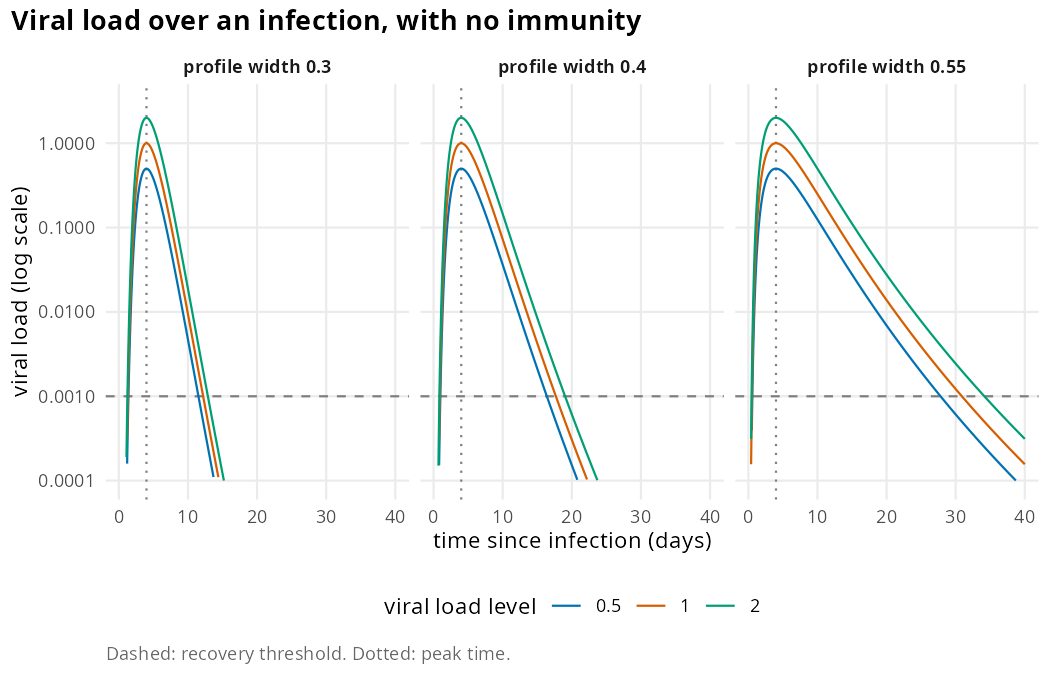

This chart was generated by the following R code:
# Expected: viral load is zero at infection, peaks at the peak time
# (4 days) at a height set by the viral load level, and declines
# symmetrically in log time. Wider profiles rise earlier and last longer.
# Infections end when viral load falls below the recovery threshold after
# the peak, so higher viral load levels and wider profiles give longer
# infections.

source("reports/theme.R")

draws <- read_draws("viral_load")
draws <- draws[draws$viral_load > 0, ]

figure <- ggplot(draws, aes(time_since_infection, viral_load,
                            colour = factor(viral_load_level))) +
  geom_hline(aes(yintercept = recovery_threshold), linetype = "dashed",
             colour = "grey50") +
  geom_vline(aes(xintercept = peak_time), linetype = "dotted",
             colour = "grey50") +
  geom_line() +
  facet_wrap(~ paste("profile width", profile_width)) +
  scale_y_log10(limits = c(1e-4, 3), labels = scales::label_number()) +
  labs(x = "time since infection (days)", y = "viral load (log scale)",
       colour = "viral load level",
       title = "Viral load over an infection, with no immunity",
       caption = paste("Dashed: recovery threshold.",
                       "Dotted: peak time."))

save_figure(figure, "viral_load")
